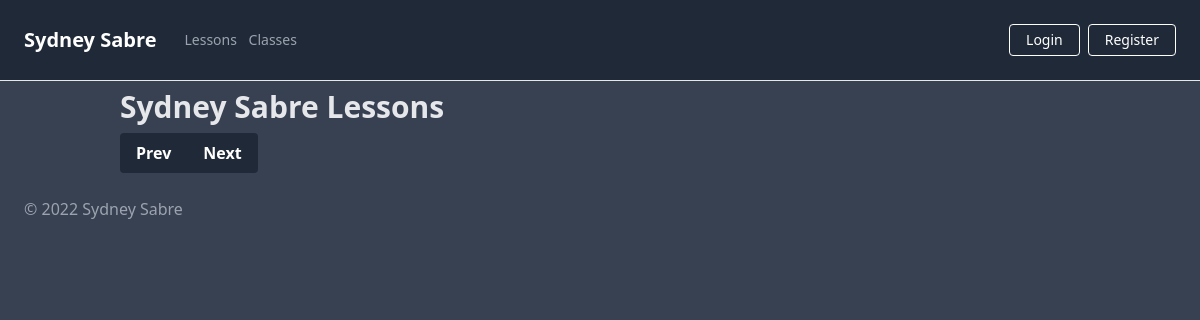
The page /date/2022-01-29 on the database as committed earlier.
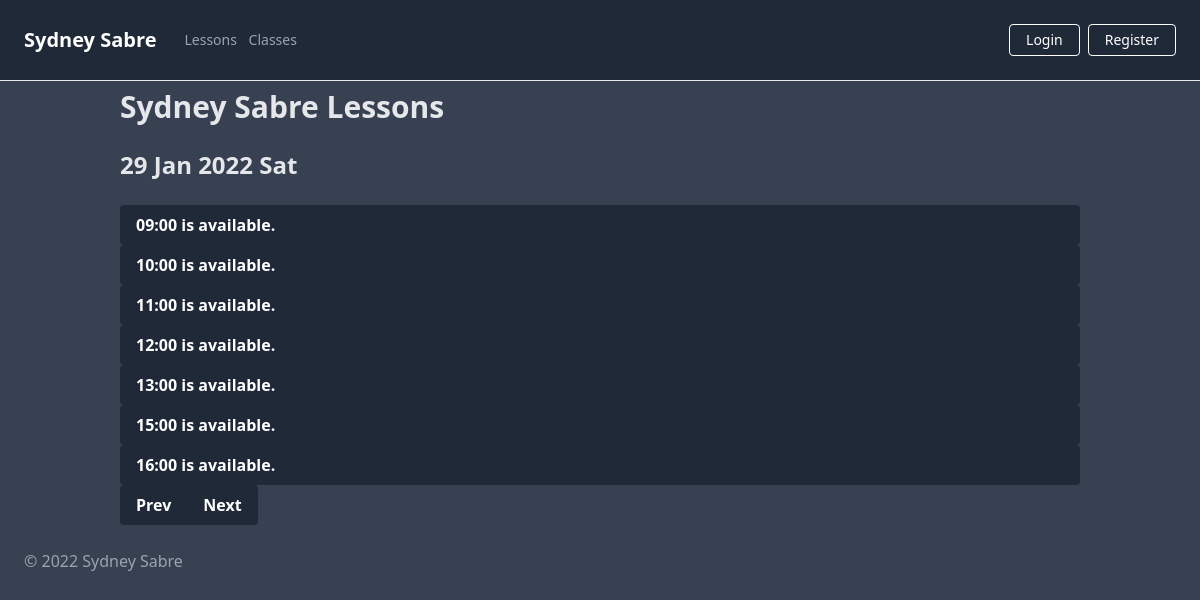
The same page on the database as committed later.
### app/models.py (models this page shows, shortened)
class Slot(db.Model):
    __tablename__ = "slots"
    id = db.Column(db.Integer, primary_key=True)
    date = db.Column(db.Date, nullable=False)
    time = db.Column(db.Time, nullable=False)
    name = db.Column(db.String(250), nullable=True)
    comment = db.Column(db.String(500), nullable=True)
    paid = db.Column(db.Boolean, default=False, nullable=True)
    completed = db.Column(db.Boolean, default=False, nullable=True)
    user_id = db.Column(db.Integer, db.ForeignKey('users.id'))

### app/routes.py (the view)
@app.route('/date/<date>')
def show_date(date):
    date = datetime.datetime.strptime(date, '%Y-%m-%d')
    date = date.date() # Strip hours from date
    date_plus_range = date + datetime.timedelta(days=SCAN_RANGE)
    date_minus_range = date - datetime.timedelta(days=SCAN_RANGE)
    slots = Slot.query.filter(and_(Slot.date < date_plus_range, Slot.date > date_minus_range)) #Show slots on current date +/- range days.
    slots = sorted(slots, key=lambda slot: slot.time) # Sort by time
    slots = sorted(slots, key=lambda slot: slot.date) # Then sort by date
    slots_by_date = []
    for k, g in groupby(slots, key=lambda slot: slot.date):
        slots_by_date.append(list(g))
    return render_template('index.html', all_slots=slots_by_date, today=date, next_date=date_plus_range, prev_date=date_minus_range)

### app/templates/index.html
{% extends "base.html" %}
{% block title %}
Sydney Sabre Lessons
{% endblock %}
{% block content %}
    <div class="container">
        <h1 class="text-gray-200 my-2 text-3xl font-bold">{{ self.title() }}</h1>
        {% for date in all_slots%}
        <div class="flex mr-auto my-4 w-full md:w-3/4 lg:w-1/2">
            <h2 class="text-gray-200 my-2 text-2xl font-bold">{{ date[0].date.strftime('%d %b %Y %a') }}</h2>
        </div>
            {% for time in date %}
                {% if current_user.is_admin: %}
                    <div class="flex ml-12 mr-auto my-4 w-3/4 md:w-1/2 lg:w-1/2">
                        {% if time.completed == True: %}
                        <a class="grow bg-gray-700 line-through text-white font-bold py-2 px-4 rounded"
                        {% elif time.name == None: %}
                        <a class="grow bg-gray-800 hover:bg-gray-400 text-white font-bold py-2 px-4 rounded"
                        {% elif time.paid == True: %}
                        <a class="grow bg-green-800 hover:bg-green-400 text-white font-bold py-2 px-4 rounded"
                        {% else %}
                        <a class="grow bg-red-800 hover:bg-red-400 text-white font-bold py-2 px-4 rounded"
                        {% endif %}
                            href="{{ url_for('book_slot', slot_id=time.id) }}">
                            {{ time.time.strftime('%H:%M') }} booked for {{ time.name }}
                        </a>
                        <div class="flex">
                            <a class="bg-red-400 hover:bg-red-200 text-white font-bold mx-2 px-3 py-2 rounded"
                                href="{{url_for('delete_slot', slot_id=time.id) }}">
                                ✘
                            </a>
                        </div>
                        <div class="flex">
                            <a class="bg-green-400 hover:bg-green-200 text-white font-bold mx-2 px-3 py-2 rounded"
                                href="{{url_for('toggle_complete_slot', slot_id=time.id) }}">
                                ✓
                            </a>
                        </div>
                    </div>
                {% else %}
                    {% if time.completed == True: %}
                    <div class="flex grow">
                        <p class="grow bg-gray-700 text-white line-through font-bold py-2 px-4 rounded">
                            {{ time.time.strftime('%H:%M') }} is completed
                        </p>
                    </div>
                    {% elif time.name == None: %}
                    <div class="flex grow">
                        <a class="grow bg-gray-800 hover:bg-gray-400 text-white font-bold py-2 px-4 rounded"
                            href="{{ url_for('book_slot', slot_id=time.id) }}">
                            {{ time.time.strftime('%H:%M') }} is available.
                        </a>
                    </div>
                    {% elif time.paid == True: %}
                    <div class="flex grow">
                        <p class="grow bg-green-600 text-white font-bold py-2 px-4 rounded">
                            {{ time.time.strftime('%H:%M') }} is booked and paid.
                        </p>
                    </div>
                    {% else %}
                    <div class="flex grow">
                        <p class="grow bg-red-800 text-white font-bold py-2 px-4 rounded">
                            {{ time.time.strftime('%H:%M') }} is already booked.
                        </p>
                    </div>
                    {% endif %}
                {% endif %}
            {% endfor %}
        {% endfor%}
        <div class="inline-flex">
            <a class="bg-gray-800 hover:bg-gray-400 text-white font-bold py-2 px-4 rounded-l" href="{{url_for('show_date', date=prev_date)}}">
              Prev
            </a>
            <a class="bg-gray-800 hover:bg-gray-400 text-white font-bold py-2 px-4 rounded-r" href="{{url_for('show_date', date=next_date)}}">
              Next
            </a>
          </div>
    </div>
{% endblock %}

Rows that differ between the two databases and show on the page:
added Slot: date "29 Jan 2022 Sat", time "09:00"
added Slot: time "10:00", shown under "29 Jan 2022 Sat"
added Slot: time "11:00", shown under "29 Jan 2022 Sat"
added Slot: time "12:00", shown under "29 Jan 2022 Sat"
added Slot: time "13:00", shown under "29 Jan 2022 Sat"
added Slot: time "15:00", shown under "29 Jan 2022 Sat"
added Slot: time "16:00", shown under "29 Jan 2022 Sat"
